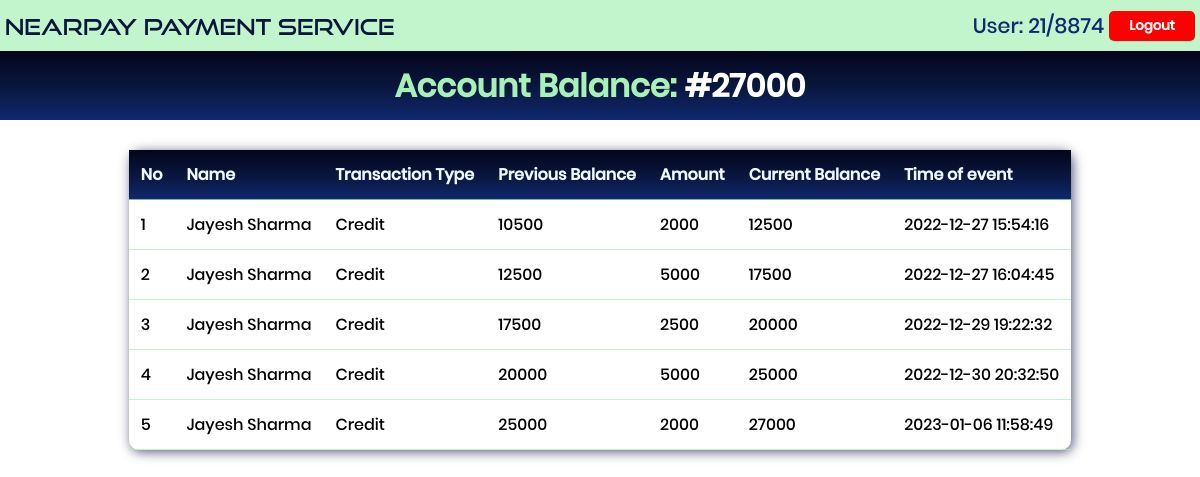
The page /Frontend/students (signed in) on the database its author committed.
### tables this page shows
CREATE TABLE `students_data` (
  `student_id` int(11) NOT NULL,
  `matric_number` varchar(8) NOT NULL,
  `name` varchar(50) NOT NULL,
  `card_number` varchar(20) NOT NULL,
  `balance` int(5) NOT NULL,
  `password` varchar(200) NOT NULL,
  `date_created` timestamp NOT NULL DEFAULT current_timestamp() ON UPDATE current_timestamp()
);

CREATE TABLE `logs` (
  `log_id` int(11) NOT NULL,
  `card_number` varchar(15) NOT NULL,
  `transaction_type` int(2) NOT NULL,
  `amount` int(11) NOT NULL,
  `previous_balance` int(11) NOT NULL,
  `balance` int(11) NOT NULL,
  `time` timestamp NOT NULL DEFAULT current_timestamp() ON UPDATE current_timestamp()
);

### Frontend/students/index.php (the view, shortened to what this page needs)
<?php
if(isset($_SESSION['username'])){
    $logged_in_user = $_SESSION['username'];
    include "../../backend/db_conn.php";
    $fetch_user_balance = mysqli_fetch_assoc(mysqli_query($conn, "SELECT * FROM students_data where matric_number='$logged_in_user'"));
    ?>
<!DOCTYPE html>
<html lang="en">
<head>
    <link rel="stylesheet" href="./index.css" />
</head>
<body>
    <div class="main">
        <div class="head">
            <a href="#" class="logo">NearPay payment Service</a>
            <div>
                <p>User: <?php echo $logged_in_user; ?></p>
                <a href="../../backend/process_logout.php" style="margin-left: 5px;">
                    <button
                        style="background-color: red;color: white; padding: 5px 20px; border-radius: 5px; border: none; font-weight: bold; cursor: pointer;">
                        Logout
                    </button>
                </a>
            </div>
        </div>
        <div class="amount_container">
            <h1>Account Balance:
                <a href="#">
                    #<?php echo $fetch_user_balance['balance']; ?>
                </a>
            </h1>
        </div>
        <div class="logtable">
            <table>
                <tr id="header">
                    <th>No</th>
                    <th>Name</th>
                    <th>Transaction Type</th>
                    <th>Previous Balance</th>
                    <th>Amount</th>
                    <th>Current Balance</th>
                    <th>Time of event</th>
                </tr>
                <?php
                $fetch_logs = mysqli_query($conn, "SELECT t1.log_id, t1.card_number, t2.name, t2.matric_number, t1.transaction_type, t1.amount, t1.previous_balance, t1.balance, t1.time FROM `logs`as t1 LEFT JOIN students_data as t2 on t1.card_number = t2.card_number WHERE matric_number='$logged_in_user'");
                $sn = 1;
                while($res = mysqli_fetch_assoc($fetch_logs)){
                ?>
                <tr>
                <td><?php echo $sn; ?></td>
                    <td><?php echo $res['name']; ?></td>
                    <td><?php echo ($res['transaction_type'] == '0') ? "Credit" : "Debit" ; ?></td>
                    <td><?php echo $res['previous_balance']; ?></td>
                    <td><?php echo $res['amount']; ?></td>
                    <td><?php echo $res['balance']; ?></td>
                    <td><?php echo $res['time']; ?></td>
                </tr>
                <?php $sn ++; } ?>
            </table>
        </div>
    </div>
</body>
</html>
<?php
}else{
	header("location: ./index.php");
}
?>

### Frontend/students/index.css (style rules this page uses)
* { margin: 0; padding: 0; box-sizing: border-box; font-family: "poppins", sans-serif; }
body { overflow-x: hidden; width: 100%; padding: 0; margin: 0; }
.logo { display: block; font-family: "goodtimes"; text-decoration: none; font-size: 22px; color: #09163d; }
a { display: flex; align-items: center; text-decoration: none; color: aliceblue; padding: 0; }
.main { margin: 0 auto; }
.main .head { background: rgba(168, 241, 182, 0.7); display: flex; justify-content: space-between; align-items: center; padding: 10px 5px; color: #04051c; border-bottom: 1px solid #04051c; }
.main .head div { display: flex; }
.head p { font-size: 1.3rem; color: #10286e; }
.amount_container { width: 100%; display: flex; justify-content: space-around; align-items: center; background: linear-gradient(to top, #10286e, #09163d, #04051c); }
.amount_container h1 { display: flex; justify-content: space-between; align-items: center; text-align: center; max-width: 100%; margin-top: 10px; margin-bottom: 10px; color: rgba(168, 241, 182, 1); }
.amount_container h1 a { margin-left: 8px; color: #fff; }
.logtable { margin: 10px auto; padding: 20px 0; }
table { border-collapse: collapse; max-width: fit-content; margin: 0 auto; height: auto; box-shadow: 2px 2px 12px rgba(9, 22, 61, 0.7); border-radius: 10px; }
tr { transform: all 0.4s ease-in; }
th, td { padding: 12px; text-align: left; border-bottom: 1px solid rgba(168, 241, 182, 0.7); }
#header { background: linear-gradient(to top, #10286e, #09163d, #04051c); color: aliceblue; }

### rows shown on the page
students_data: balance "27000"
logs: students_data.name "Jayesh Sharma", transaction_type "Credit", previous_balance "10500", amount "2000", balance "12500", time "2022-12-27 15:54:16"
logs: students_data.name "Jayesh Sharma", transaction_type "Credit", previous_balance "12500", amount "5000", balance "17500", time "2022-12-27 16:04:45"
logs: students_data.name "Jayesh Sharma", transaction_type "Credit", previous_balance "17500", amount "2500", balance "20000", time "2022-12-29 19:22:32"
logs: students_data.name "Jayesh Sharma", transaction_type "Credit", previous_balance "20000", amount "5000", balance "25000", time "2022-12-30 20:32:50"
logs: students_data.name "Jayesh Sharma", transaction_type "Credit", previous_balance "25000", amount "2000", balance "27000", time "2023-01-06 11:58:49"

### other values the page prints
$logged_in_user "21/8874"
